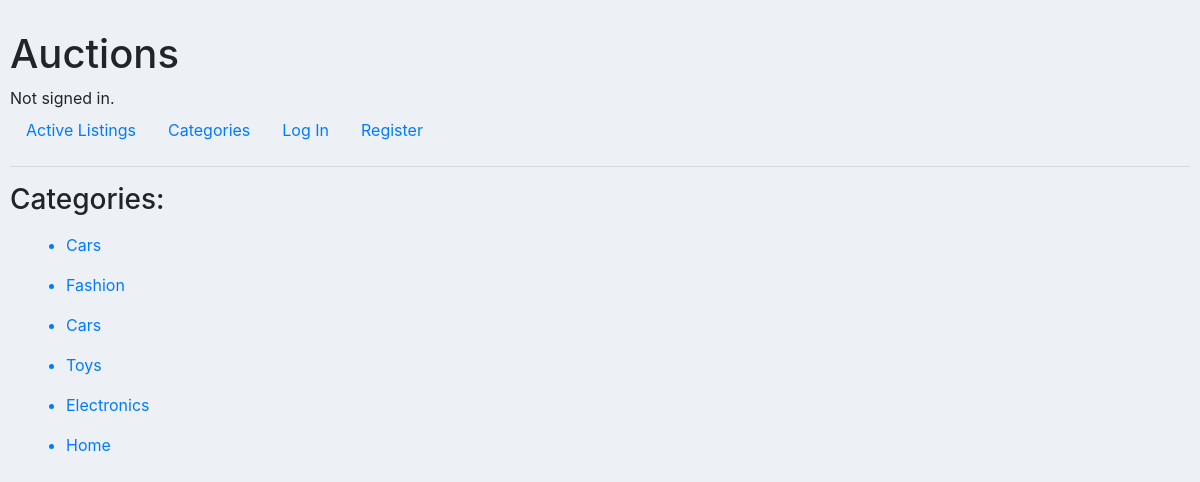
/category, run on an earlier commit of the app's database.
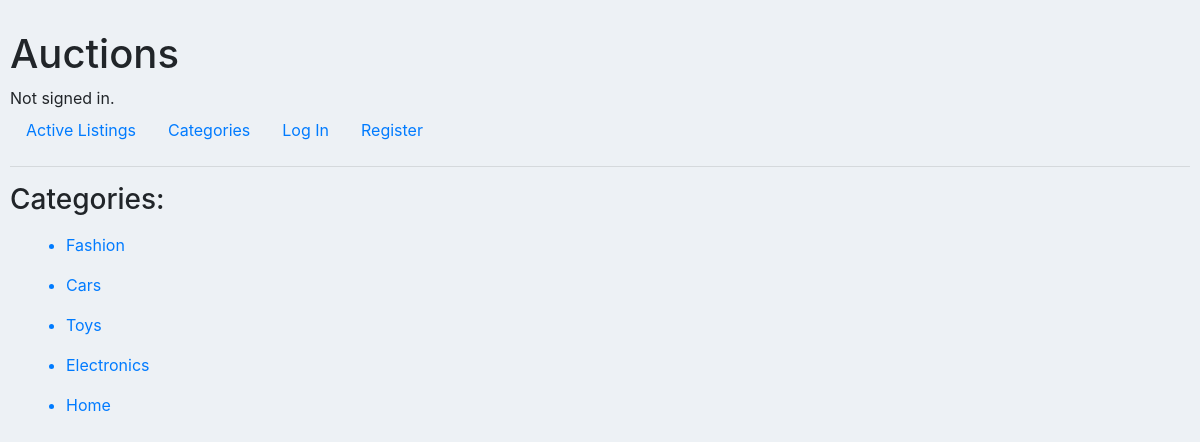
And on a later commit of the database.
### auctions/models.py (models this page shows)
class Category(models.Model):
    category = models.CharField(max_length=64)
    def __str__(self):
        return self.category

### auctions/views.py (the view)
# urls.py: path("category", views.category, name="category"),
def category(request):
    return render(request, "auctions/category.html", {
        "categories": Category.objects.all()
        })

### auctions/templates/auctions/category.html
{% extends "auctions/layout.html" %}
{% block body %}
    <h3>Categories:</h3>
    <ul>
        {% for category in categories %}
        <a class="nav-link" href="{% url 'category_list' id=category.id %}"><li> {{ category }} </li></a>
        {% endfor %}
    </ul>
{% endblock %}

### auctions/templates/auctions/layout.html (shortened to what this page needs)
{% load static %}
<!DOCTYPE html>
<html lang="en">
    <head>
        <link rel="stylesheet" href="https://stackpath.bootstrapcdn.com/bootstrap/4.4.1/css/bootstrap.min.css">
        <link href="{% static 'auctions/styles.css' %}" rel="stylesheet">
    </head>
    <body>
        <h1>Auctions</h1>
        <div>
            {% if user.is_authenticated %}
                Signed in as <strong>{{ user.username }}</strong>.
            {% else %}
                Not signed in.
            {% endif %}
        </div>
        <ul class="nav">
            <li class="nav-item">
                <a class="nav-link" href="{% url 'index' %}">Active Listings</a>
            </li>
            <li class="nav-item">
                <a class="nav-link" href="{% url 'category' %}">Categories</a>
            </li>
            {% if user.is_authenticated %}
                <li class="nav-item">
                    <a class="nav-link" href="{% url 'watch_listing' %}">Watchlist</a>
                </li>
                <li class="nav-item">
                    <a class="nav-link" href="{% url 'create_list' %}">Create List</a>
                </li>
                <li class="nav-item">
                    <a class="nav-link" href="{% url 'logout' %}">Log Out</a>
                </li>
            {% else %}
                <li class="nav-item">
                    <a class="nav-link" href="{% url 'login' %}">Log In</a>
                </li>
                <li class="nav-item">
                    <a class="nav-link" href="{% url 'register' %}">Register</a>
                </li>
            {% endif %}
        </ul>
        <hr>
        {% block body %}
        {% endblock %}
    </body>
</html>

### auctions/static/auctions/styles.css (style rules this page uses)
body { padding: 10px; background-color: #edf1f5; margin-top:20px; }

What changed in the data, as far as the page shows it:
removed Category: category "Cars"
